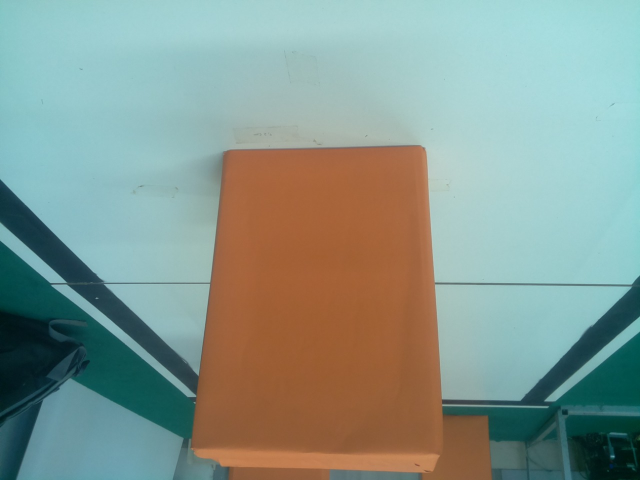
#> input picture data/images/input_imgs/i.jpg, 1280 x 960 px, found by its file name (shown at 1/2 size)
$ python edge_detector.py
#> lines starting #> are read from the running program, lines starting #| are printed output that depends on the picture; after the words box and inside, x2 and y2 are one past the last pixel; in counts of white or black regions, pixels touching at a corner belong together
import numpy as np
import cv2
import os

def edge():
    image = cv2.imread(os.path.join("input_imgs", "i.jpg"))
#> image is the input picture: shape (960, 1280, 3); mean B, G, R 143.6, 152.5, 134.7
    # inserir o caminho da imagem manualmente
    hls = cv2.cvtColor(image, cv2.COLOR_BGR2HLS)
#> hls: shape (960, 1280, 3); mean of channels 0, 1, 2 70.1, 139.7, 96.3
    lower = np.array([0, 0, 0])
    upper = np.array([255, 75, 255])

    blackmask = cv2.inRange(hls, lower, upper)
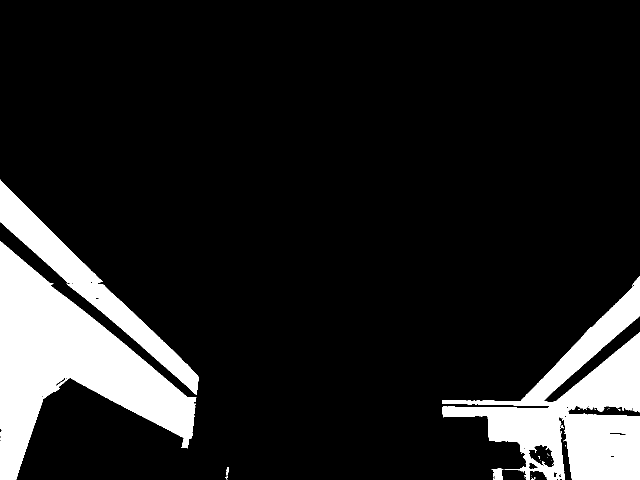
#> blackmask: shape (960, 1280) (shown at 1/2 size); 13.2% white; 36 white regions (31 under 20 px), largest, box (x1, y1, x2, y2) and area: (0, 482, 393, 960) 74468, (884, 553, 1280, 960) 63127, (0, 359, 397, 790) 24625, (983, 937, 1007, 960) 368, (452, 934, 458, 951) 67
    kernel = np.ones((7, 7), np.uint8)
    opening = cv2.morphologyEx(blackmask, cv2.MORPH_OPEN, kernel)
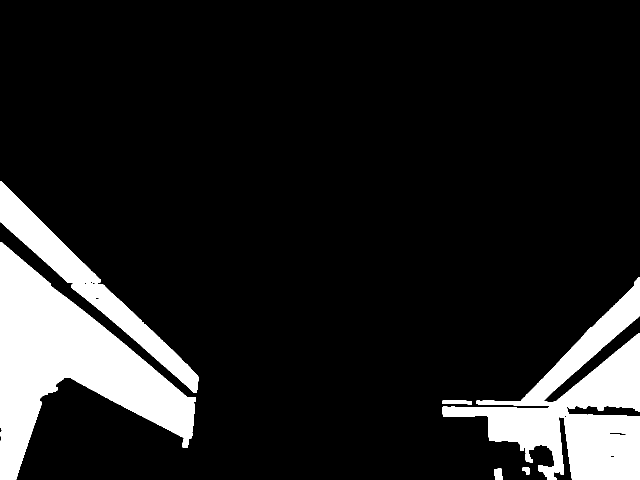
#> opening: shape (960, 1280) (shown at 1/2 size); 13.1% white; 8 white regions, largest, box (x1, y1, x2, y2) and area: (0, 485, 392, 960) 74159, (885, 555, 1280, 960) 61138, (0, 363, 397, 786) 24520

    edges = cv2.Canny(opening, 150, 240, apertureSize=3)
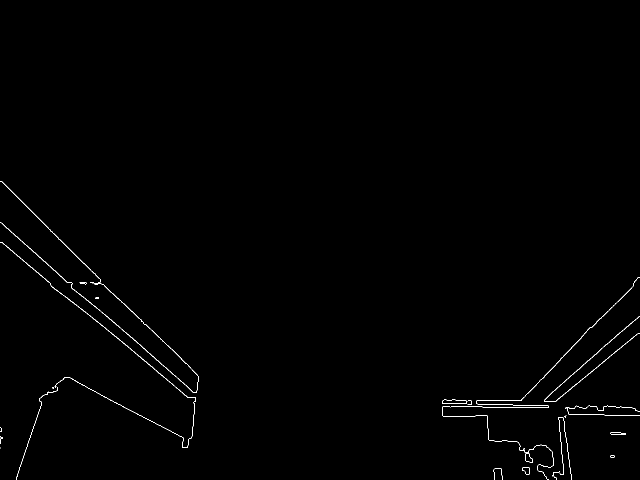
#> edges: shape (960, 1280) (shown at 1/2 size); 0.47% white in thin lines or dots, all inside (x1, y1, x2, y2) = (0, 362, 1280, 960)

    cv2.imwrite("edges.jpg", edges)
    #cv2.imwrite('mask'+str(n+1)+".jpeg", blackmask)
    minLineLength = 150
#> (the run stopped early here; a loop or call above may not have finished)

$ run again, with data/images/input_imgs/c.jpg copied over data/images/input_imgs/i.jpg
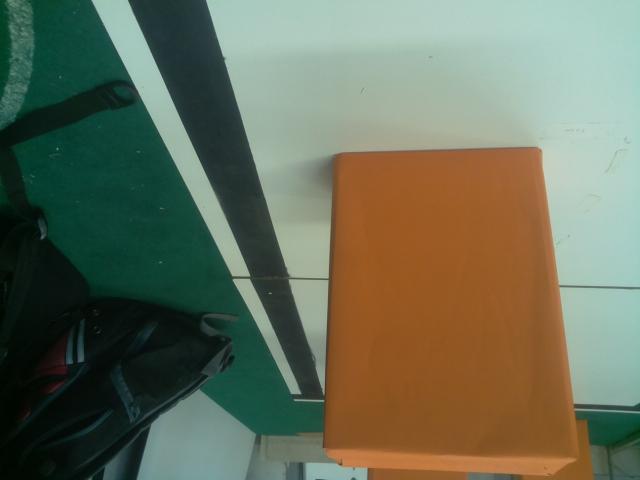
#> input picture data/images/input_imgs/c.jpg, 1280 x 960 px, found by its file name (shown at 1/2 size)
#> in edge, image is the input picture: shape (960, 1280, 3); mean B, G, R 90.1, 110.7, 104.4
#> hls: shape (960, 1280, 3); mean of channels 0, 1, 2 59.8, 101.2, 99.4
#> in edge, `blackmask = cv2.inRange(hls, lower, upper)`:
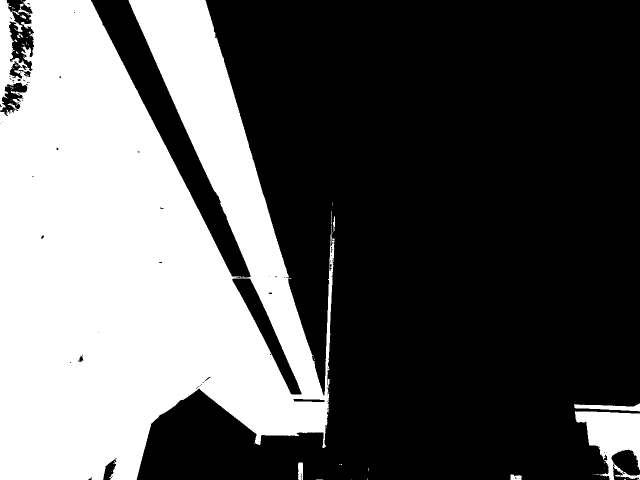
#> blackmask: shape (960, 1280) (shown at 1/2 size); 36.8% white; 57 white regions (45 under 20 px), largest, box (x1, y1, x2, y2) and area: (0, 0, 669, 960) 440808, (1150, 822, 1280, 960) 9858, (1148, 807, 1280, 823) 1122
#> opening: shape (960, 1280); 36.4% white; 13 white regions, largest, box (x1, y1, x2, y2) and area: (0, 0, 657, 960) 431928, (1151, 823, 1280, 960) 9250, (0, 0, 26, 209) 3956
#> in edge, `edges = cv2.Canny(opening, 150, 240, apertureSize=3)`:
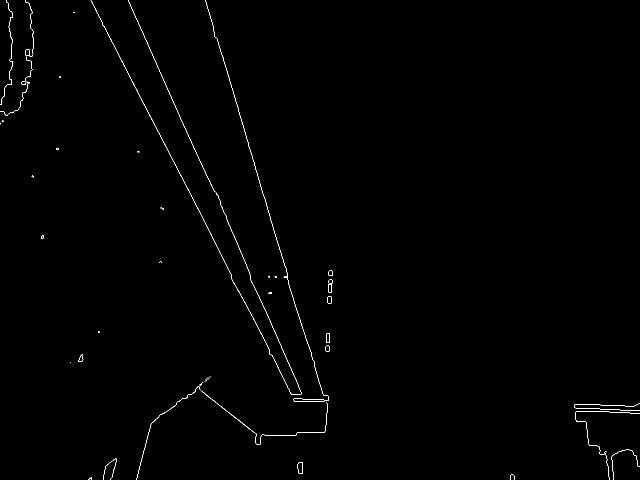
#> edges: shape (960, 1280) (shown at 1/2 size); 0.43% white in thin lines or dots

$ run again, with data/images/input_imgs/h.jpg copied over data/images/input_imgs/i.jpg
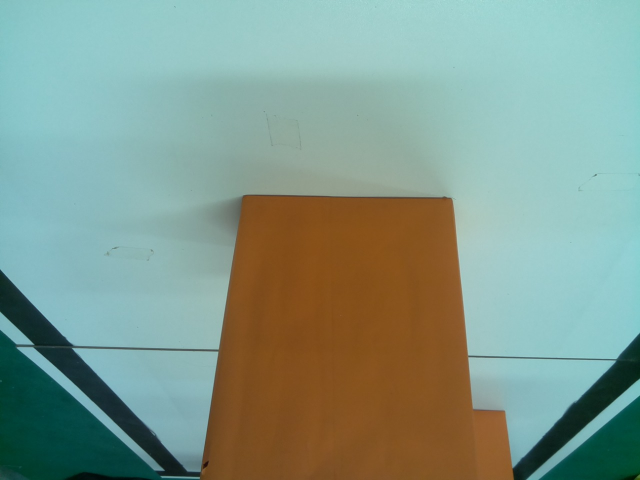
#> input picture data/images/input_imgs/h.jpg, 1280 x 960 px, found by its file name (shown at 1/2 size)
#> in edge, image is the input picture: shape (960, 1280, 3); mean B, G, R 140.5, 153.9, 130.3
#> hls: shape (960, 1280, 3); mean of channels 0, 1, 2 70.4, 137, 100.8
#> in edge, `blackmask = cv2.inRange(hls, lower, upper)`:
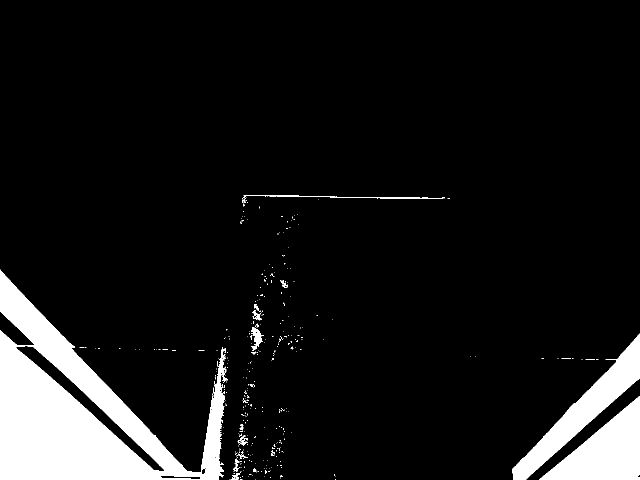
#> blackmask: shape (960, 1280) (shown at 1/2 size); 9.4% white; 368 white regions (346 under 20 px), largest, box (x1, y1, x2, y2) and area: (0, 539, 453, 960) 79178, (1078, 792, 1280, 960) 17009, (1025, 667, 1280, 960) 16148
#> opening: shape (960, 1280); 9.1% white; 6 white regions, box (x1, y1, x2, y2) and area: (0, 543, 449, 960) 77939, (1082, 794, 1280, 960) 16995, (1025, 670, 1280, 960) 16120, (509, 666, 521, 684) 183, (437, 728, 446, 746) 134, (435, 752, 442, 764) 84
#> in edge, `edges = cv2.Canny(opening, 150, 240, apertureSize=3)`:
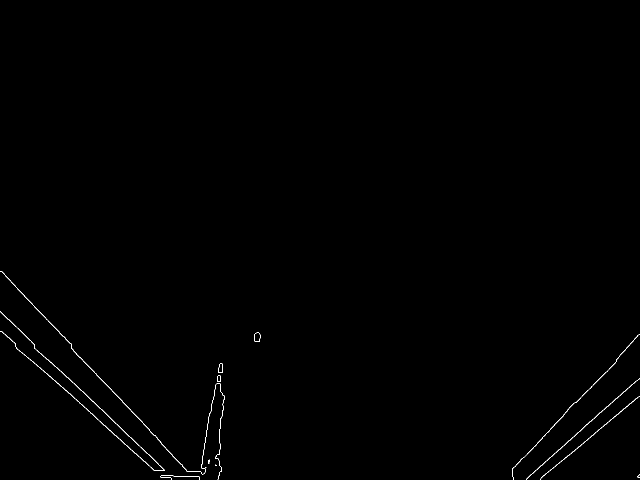
#> edges: shape (960, 1280) (shown at 1/2 size); 0.31% white in thin lines or dots, all inside (x1, y1, x2, y2) = (0, 542, 1280, 960)
